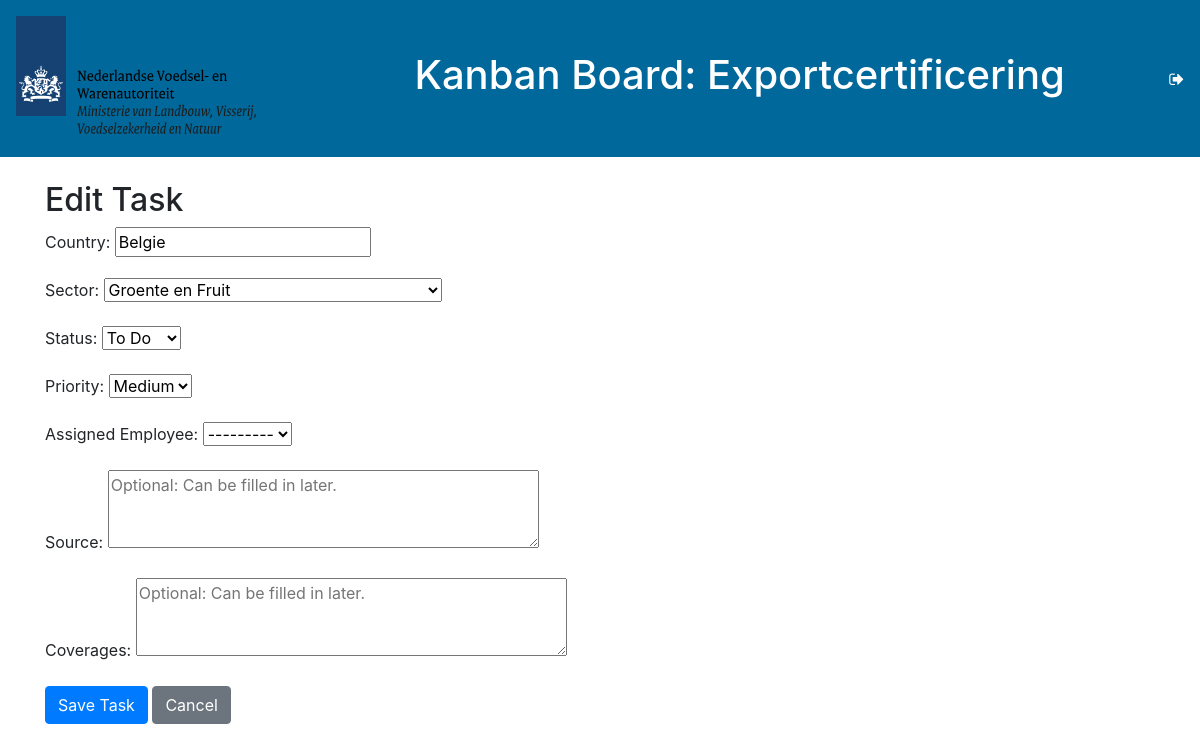
Page /20/edit/ on the committed database.
### tasks/models.py (models this page shows, shortened)
class Task(models.Model):
    country = models.CharField(max_length=100, default="")
    sector = models.CharField(
        max_length=40,
        choices=SectorChoices.choices,
        default=SectorChoices.ZAAIZADEN
    )
    status = models.CharField(
        max_length=10,
        choices=TaskStatus.choices,
        default=TaskStatus.TODO
    )
    column = models.CharField(
        max_length=20,
        choices=ColumnStatus.choices,
        default=ColumnStatus.EXPERTISE
    )
    assigned_employee = models.ForeignKey(
        User,
        on_delete=models.SET_NULL,
        null=True,
        blank=True,
        related_name='assigned_tasks'
    )
    priority = models.CharField(
        max_length=10,
        choices=PriorityChoices.choices,
        default=PriorityChoices.MEDIUM
    )
    source = models.TextField(blank=True)
    coverages = models.TextField(blank=True)
    created_at = models.DateTimeField(auto_now_add=True)
    archived = models.BooleanField(default=False)

### tasks/views.py (the view)
# urls.py: path('<int:task_id>/edit/', views.edit_task, name='edit_task'),
def edit_task(request, task_id):
    task = get_object_or_404(Task, id=task_id)
    if request.method == 'POST':
        form = TaskForm(request.POST, instance=task)
        if form.is_valid():
            updated_task = form.save(commit=False)
            if updated_task.column != task.column:
                updated_task.assigned_employee = None  # Reset medewerker als de kolom verandert
            updated_task.save()
            return redirect('kanban_board')
    else:
        form = TaskForm(instance=task)
    return render(request, 'task_form.html', {'form': form, 'task': task})

### tasks/forms.py
class TaskForm(forms.ModelForm):
    class Meta:
        model = Task
        exclude = ['archived', 'created_at', 'column']
        fields = [
            'country', 'sector', 'status',
            'priority', 'source', 'coverages', 'assigned_employee'
        ]
        widgets = {
            'source': forms.Textarea(attrs={
                'placeholder': 'Optional: Can be filled in later.',
                'rows': 3
            }),
            'coverages': forms.Textarea(attrs={
                'placeholder': 'Optional: Can be filled in later.',
                'rows': 3
            }),
        }
    def __init__(self, *args, **kwargs):
        super().__init__(*args, **kwargs)
        self.fields['country'].required = True
        self.fields['sector'].required = True
        if self.instance.pk:  # Task exists (editing mode)
            self.fields['assigned_employee'] = forms.ModelChoiceField(
                queryset=Task._meta.get_field('assigned_employee').related_model.objects.all(),
                required=False,
                label="Assigned Employee"
            )

### tasks/templates/task_form.html (shortened to what this page needs)
{% extends 'base.html' %}
{% block content %}
<h2>{% if form.instance.pk %}Edit Task{% else %}New Task{% endif %}</h2>
<form method="post">
    <div class="form-group">
        {{ form.country.label_tag }} {{ form.country }}
    </div>
    <div class="form-group">
        {{ form.sector.label_tag }} {{ form.sector }}
    </div>
    <div class="form-group">
        {{ form.status.label_tag }} {{ form.status }}
    </div>
    <div class="form-group">
        {{ form.priority.label_tag }} {{ form.priority }}
    </div>
    {% if form.fields.assigned_employee %}
    <div class="form-group">
        {{ form.assigned_employee.label_tag }} {{ form.assigned_employee }}
    </div>
    {% endif %}
    <div class="form-group">
        {{ form.source.label_tag }} {{ form.source }}
    </div>
    <div class="form-group">
        {{ form.coverages.label_tag }} {{ form.coverages }}
    </div>
    <button type="submit" class="btn btn-primary">Save Task</button>
    <a href="{% url 'kanban_board' %}" class="btn btn-secondary">Cancel</a>
</form>
{% endblock %}

### static/main.css (style rules this page uses)
.btn-secondary { background-color: #6c757d; color: white; padding: 8px 12px; text-decoration: none; border-radius: 4px; }

### rows in the picture
Task: country "Belgie", sector "Groente en Fruit", status "To Do", priority "Medium", assigned_employee "---------"
